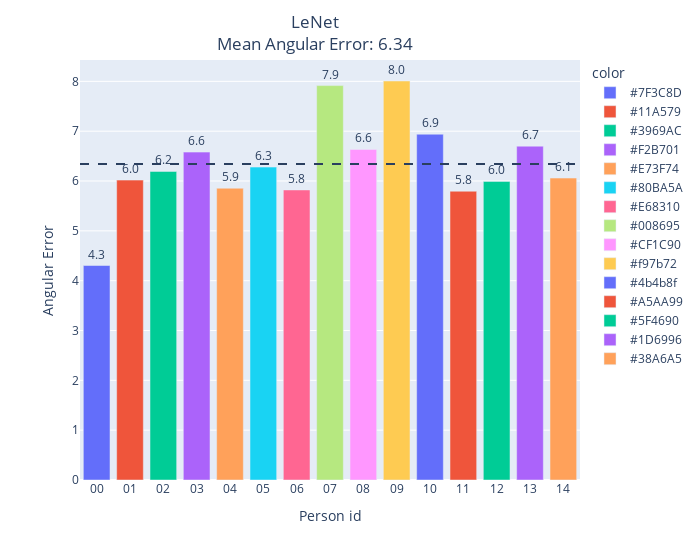

Here is the notebook cell this chart was saved with:
### Code cell
import plotly.express as px
fig = px.bar(data, 
             x='Person id', 
             y='Angular Error', 
             color=['#7F3C8D','#11A579','#3969AC','#F2B701','#E73F74',
                    '#80BA5A','#E68310','#008695','#CF1C90','#f97b72',
                    '#4b4b8f','#A5AA99','#5F4690','#1D6996','#38A6A5'], 
             text_auto='.2s', 
#              title = '<p style="text-align: center">LeNet<br>Mean Angular Error: 6.34</p>'
            )

fig.add_hline(y = data['Angular Error'].mean(), line_dash = 'dash')

fig.update_traces(textfont_size=12, textangle=0, textposition="outside", cliponaxis=False)
fig.update_layout(width=700,title={'text':'LeNet<br>Mean Angular Error: 6.34','x':0.45,'y':0.95,'xanchor':'center','yanchor':'top'},)
fig.show()

### Figure 1 — Plotly figure (JSON) as saved in the notebook; plotly's stock layout.template omitted (floating-point values rounded to 4 significant figures)
{"data": [{"alignmentgroup": "True", "cliponaxis": false, "hovertemplate": "color=#7F3C8D<br>Person id=%{x}<br>Angular Error=%{y}<extra></extra>", "legendgroup": "#7F3C8D", "marker": {"color": "#636efa", "pattern": {"shape": ""}}, "name": "#7F3C8D", "offsetgroup": "#7F3C8D", "orientation": "v", "showlegend": true, "textangle": 0, "textfont": {"size": 12}, "textposition": "outside", "texttemplate": "%{y:.2s}", "type": "bar", "x": ["00"], "xaxis": "x", "y": [4.305], "yaxis": "y"}, {"alignmentgroup": "True", "cliponaxis": false, "hovertemplate": "color=#11A579<br>Person id=%{x}<br>Angular Error=%{y}<extra></extra>", "legendgroup": "#11A579", "marker": {"color": "#EF553B", "pattern": {"shape": ""}}, "name": "#11A579", "offsetgroup": "#11A579", "orientation": "v", "showlegend": true, "textangle": 0, "textfont": {"size": 12}, "textposition": "outside", "texttemplate": "%{y:.2s}", "type": "bar", "x": ["01"], "xaxis": "x", "y": [6.018], "yaxis": "y"}, {"alignmentgroup": "True", "cliponaxis": false, "hovertemplate": "color=#3969AC<br>Person id=%{x}<br>Angular Error=%{y}<extra></extra>", "legendgroup": "#3969AC", "marker": {"color": "#00cc96", "pattern": {"shape": ""}}, "name": "#3969AC", "offsetgroup": "#3969AC", "orientation": "v", "showlegend": true, "textangle": 0, "textfont": {"size": 12}, "textposition": "outside", "texttemplate": "%{y:.2s}", "type": "bar", "x": ["02"], "xaxis": "x", "y": [6.192], "yaxis": "y"}, {"alignmentgroup": "True", "cliponaxis": false, "hovertemplate": "color=#F2B701<br>Person id=%{x}<br>Angular Error=%{y}<extra></extra>", "legendgroup": "#F2B701", "marker": {"color": "#ab63fa", "pattern": {"shape": ""}}, "name": "#F2B701", "offsetgroup": "#F2B701", "orientation": "v", "showlegend": true, "textangle": 0, "textfont": {"size": 12}, "textposition": "outside", "texttemplate": "%{y:.2s}", "type": "bar", "x": ["03"], "xaxis": "x", "y": [6.58], "yaxis": "y"}, {"alignmentgroup": "True", "cliponaxis": false, "hovertemplate": "color=#E73F74<br>Person id=%{x}<br>Angular Error=%{y}<extra></extra>", "legendgroup": "#E73F74", "marker": {"color": "#FFA15A", "pattern": {"shape": ""}}, "name": "#E73F74", "offsetgroup": "#E73F74", "orientation": "v", "showlegend": true, "textangle": 0, "textfont": {"size": 12}, "textposition": "outside", "texttemplate": "%{y:.2s}", "type": "bar", "x": ["04"], "xaxis": "x", "y": [5.855], "yaxis": "y"}, {"alignmentgroup": "True", "cliponaxis": false, "hovertemplate": "color=#80BA5A<br>Person id=%{x}<br>Angular Error=%{y}<extra></extra>", "legendgroup": "#80BA5A", "marker": {"color": "#19d3f3", "pattern": {"shape": ""}}, "name": "#80BA5A", "offsetgroup": "#80BA5A", "orientation": "v", "showlegend": true, "textangle": 0, "textfont": {"size": 12}, "textposition": "outside", "texttemplate": "%{y:.2s}", "type": "bar", "x": ["05"], "xaxis": "x", "y": [6.28], "yaxis": "y"}, {"alignmentgroup": "True", "cliponaxis": false, "hovertemplate": "color=#E68310<br>Person id=%{x}<br>Angular Error=%{y}<extra></extra>", "legendgroup": "#E68310", "marker": {"color": "#FF6692", "pattern": {"shape": ""}}, "name": "#E68310", "offsetgroup": "#E68310", "orientation": "v", "showlegend": true, "textangle": 0, "textfont": {"size": 12}, "textposition": "outside", "texttemplate": "%{y:.2s}", "type": "bar", "x": ["06"], "xaxis": "x", "y": [5.821], "yaxis": "y"}, {"alignmentgroup": "True", "cliponaxis": false, "hovertemplate": "color=#008695<br>Person id=%{x}<br>Angular Error=%{y}<extra></extra>", "legendgroup": "#008695", "marker": {"color": "#B6E880", "pattern": {"shape": ""}}, "name": "#008695", "offsetgroup": "#008695", "orientation": "v", "showlegend": true, "textangle": 0, "textfont": {"size": 12}, "textposition": "outside", "texttemplate": "%{y:.2s}", "type": "bar", "x": ["07"], "xaxis": "x", "y": [7.915], "yaxis": "y"}, {"alignmentgroup": "True", "cliponaxis": false, "hovertemplate": "color=#CF1C90<br>Person id=%{x}<br>Angular Error=%{y}<extra></extra>", "legendgroup": "#CF1C90", "marker": {"color": "#FF97FF", "pattern": {"shape": ""}}, "name": "#CF1C90", "offsetgroup": "#CF1C90", "orientation": "v", "showlegend": true, "textangle": 0, "textfont": {"size": 12}, "textposition": "outside", "texttemplate": "%{y:.2s}", "type": "bar", "x": ["08"], "xaxis": "x", "y": [6.633], "yaxis": "y"}, {"alignmentgroup": "True", "cliponaxis": false, "hovertemplate": "color=#f97b72<br>Person id=%{x}<br>Angular Error=%{y}<extra></extra>", "legendgroup": "#f97b72", "marker": {"color": "#FECB52", "pattern": {"shape": ""}}, "name": "#f97b72", "offsetgroup": "#f97b72", "orientation": "v", "showlegend": true, "textangle": 0, "textfont": {"size": 12}, "textposition": "outside", "texttemplate": "%{y:.2s}", "type": "bar", "x": ["09"], "xaxis": "x", "y": [8.007], "yaxis": "y"}, {"alignmentgroup": "True", "cliponaxis": false, "hovertemplate": "color=#4b4b8f<br>Person id=%{x}<br>Angular Error=%{y}<extra></extra>", "legendgroup": "#4b4b8f", "marker": {"color": "#636efa", "pattern": {"shape": ""}}, "name": "#4b4b8f", "offsetgroup": "#4b4b8f", "orientation": "v", "showlegend": true, "textangle": 0, "textfont": {"size": 12}, "textposition": "outside", "texttemplate": "%{y:.2s}", "type": "bar", "x": ["10"], "xaxis": "x", "y": [6.94], "yaxis": "y"}, {"alignmentgroup": "True", "cliponaxis": false, "hovertemplate": "color=#A5AA99<br>Person id=%{x}<br>Angular Error=%{y}<extra></extra>", "legendgroup": "#A5AA99", "marker": {"color": "#EF553B", "pattern": {"shape": ""}}, "name": "#A5AA99", "offsetgroup": "#A5AA99", "orientation": "v", "showlegend": true, "textangle": 0, "textfont": {"size": 12}, "textposition": "outside", "texttemplate": "%{y:.2s}", "type": "bar", "x": ["11"], "xaxis": "x", "y": [5.795], "yaxis": "y"}, {"alignmentgroup": "True", "cliponaxis": false, "hovertemplate": "color=#5F4690<br>Person id=%{x}<br>Angular Error=%{y}<extra></extra>", "legendgroup": "#5F4690", "marker": {"color": "#00cc96", "pattern": {"shape": ""}}, "name": "#5F4690", "offsetgroup": "#5F4690", "orientation": "v", "showlegend": true, "textangle": 0, "textfont": {"size": 12}, "textposition": "outside", "texttemplate": "%{y:.2s}", "type": "bar", "x": ["12"], "xaxis": "x", "y": [5.991], "yaxis": "y"}, {"alignmentgroup": "True", "cliponaxis": false, "hovertemplate": "color=#1D6996<br>Person id=%{x}<br>Angular Error=%{y}<extra></extra>", "legendgroup": "#1D6996", "marker": {"color": "#ab63fa", "pattern": {"shape": ""}}, "name": "#1D6996", "offsetgroup": "#1D6996", "orientation": "v", "showlegend": true, "textangle": 0, "textfont": {"size": 12}, "textposition": "outside", "texttemplate": "%{y:.2s}", "type": "bar", "x": ["13"], "xaxis": "x", "y": [6.699], "yaxis": "y"}, {"alignmentgroup": "True", "cliponaxis": false, "hovertemplate": "color=#38A6A5<br>Person id=%{x}<br>Angular Error=%{y}<extra></extra>", "legendgroup": "#38A6A5", "marker": {"color": "#FFA15A", "pattern": {"shape": ""}}, "name": "#38A6A5", "offsetgroup": "#38A6A5", "orientation": "v", "showlegend": true, "textangle": 0, "textfont": {"size": 12}, "textposition": "outside", "texttemplate": "%{y:.2s}", "type": "bar", "x": ["14"], "xaxis": "x", "y": [6.059], "yaxis": "y"}], "layout": {"barmode": "relative", "legend": {"title": {"text": "color"}, "tracegroupgap": 0}, "margin": {"t": 60}, "shapes": [{"line": {"dash": "dash"}, "type": "line", "x0": 0, "x1": 1, "xref": "x domain", "y0": 6.339, "y1": 6.339, "yref": "y"}], "title": {"text": "LeNet<br>Mean Angular Error: 6.34", "x": 0.45, "xanchor": "center", "y": 0.95, "yanchor": "top"}, "width": 700, "xaxis": {"anchor": "y", "domain": [0, 1], "title": {"text": "Person id"}}, "yaxis": {"anchor": "x", "domain": [0, 1], "title": {"text": "Angular Error"}}}}
